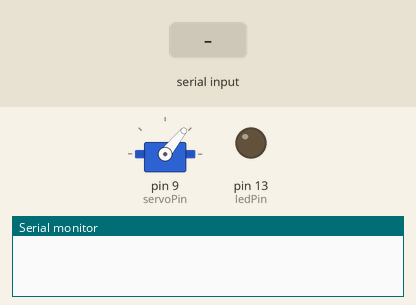
Bench run of a sketch on a simulated Arduino Uno, built with avr-gcc and run on an emulated ATmega328P. On the bench: servo, output pins drawn as LEDs (lit = HIGH), the last lines printed to the serial monitor. Inputs (shaded band) come from the test bench.

Above: at 1.2 s.
1.3 s: "F" received over Serial
At 1.65 s:
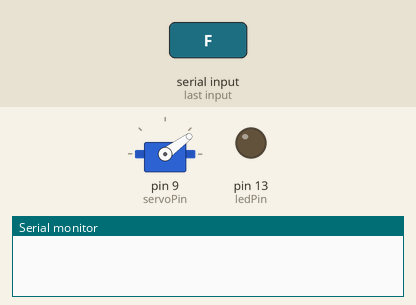
At 7.6 s:
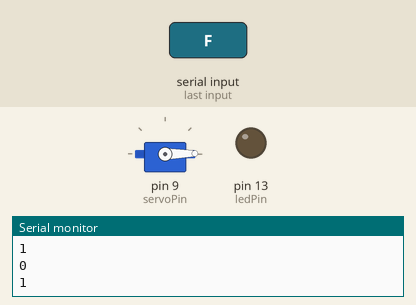
Timing chart, 0 to 9.1 s (numbered marks = the images above; inputs shaded):
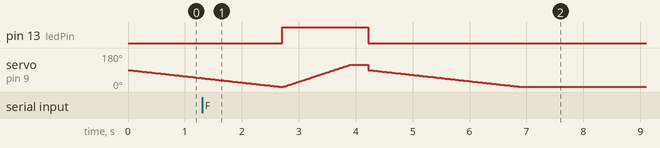

Measured:
- after the input at 1.3 s, pin 13 (ledPin): LOW → HIGH after 1.4 s, → LOW 1.5 s later

The sketch:

SERVO_Part.ino
```cpp
#include <Servo.h>

/////////////////////////////

Servo myservo;

boolean IsServoInitialed = false;

int servoPin = 9;
int ledPin = 13;


/////////////////////////////
//SETUP
void setup(){
  Serial.begin(9600);

  myservo.attach(servoPin);

  pinMode(ledPin, OUTPUT);
}

////////////////////////////
//LOOP
void loop(){

     if( Serial.available() > 0 )
     {
       char fromXbee = Serial.read();
       // fire condition check
       if (fromXbee == 'F' && IsServoInitialed)
       {
         digitalWrite(ledPin, HIGH);
         for(int pos = 0; pos < 120; pos += 1 )
       {
           myservo.write(pos);
           delay(10);
       }
         delay(300);
         IsServoInitialed = false;
         // signal PC catapult is used!
         Serial.println(false);
       }
     }

     if (IsServoInitialed == false)
     {
       digitalWrite(ledPin, LOW);

       for(int pos = 90; pos > 0; pos -= 1 )
       {
           myservo.write(pos);
           delay(30);
       }
       IsServoInitialed = true;
       // signal to PC catapult is READY!
       Serial.println(true);
     }
  }
```
